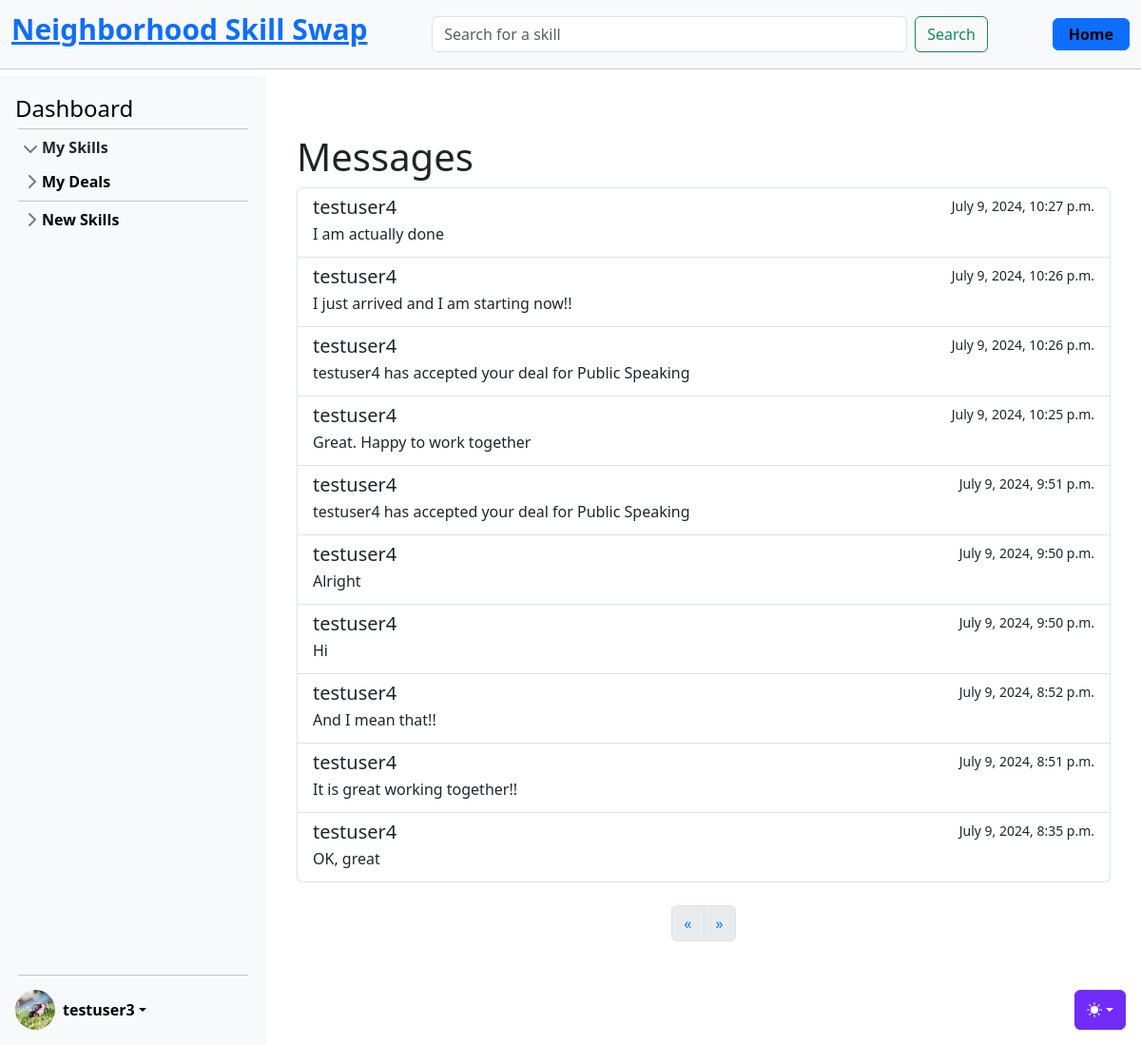
/skills/messages/ (signed in), run on the app's committed database.
### accounts/models.py (models this page shows, shortened)
class CustomUser(AbstractUser):
    age = models.PositiveIntegerField(null=True, blank=True)

class UserProfile(models.Model):
    user = models.OneToOneField(
        CustomUser, on_delete=models.CASCADE, related_name="profile"
    )  # A one-to-one link to the user model
    profile_image = models.ImageField(
        upload_to="profile_images/", null=True, blank=True
    )  # A field to upload a profile image
    location = models.CharField(
        max_length=255, blank=True
    )  # Information about where the user is located (could be a city, region, or specific address)
    bio = models.TextField(
        max_length=500, blank=True
    )  # A short biography or description about the user.
    phone_number = models.CharField(
        max_length=20, blank=True
    )  # A phone number for contact purposes
    skills_offered = models.TextField(
        max_length=500, blank=True
    )  # A field to summarize the skills the user offers
    availability = models.CharField(
        max_length=255, blank=True
    )  # Information about the user's general availability (e.g., evenings, weekends)
    credits = models.IntegerField(
        default=0
    )  # Field to store the number of credits a user has

### skills/models.py (models this page shows, shortened)
class Message(models.Model):
    sender = models.ForeignKey(
        settings.AUTH_USER_MODEL, on_delete=models.CASCADE, related_name="sent_messages"
    )
    receiver = models.ForeignKey(
        settings.AUTH_USER_MODEL,
        on_delete=models.CASCADE,
        related_name="received_messages",
    )
    skill_deal = models.ForeignKey(
        SkillDeal, on_delete=models.CASCADE, related_name="messages_for_deal"
    )
    content = models.TextField()
    is_read = models.BooleanField(default=False)
    timestamp = models.DateTimeField(auto_now_add=True)
    reply_to = models.ForeignKey(
        "self", null=True, blank=True, on_delete=models.CASCADE
    )

### skills/views_messages.py (the view)
# urls.py: path("messages/", MessageListView.as_view(), name="message_list"),
class MessageListView(LoginRequiredMixin, ListView):
    model = Message
    template_name = "skills/messages_list.html"
    context_object_name = "messages"
    paginate_by = 10
    def get_queryset(self):
        return Message.objects.filter(receiver=self.request.user).order_by("-timestamp")

### templates/skills/messages_list.html (shortened to what this page needs)
{% extends 'base.html' %}
{% block content %}
<div class="container mt-5">
    <h1>Messages</h1>
    <div class="list-group">
        {% for message in messages %}
        <a href="{% url 'message_read' message.pk %}" class="list-group-item list-group-item-action {% if not message.is_read %}list-group-item-info unread-message{% endif %}">
            <div class="d-flex w-100 justify-content-between">
                <h5 class="mb-1">{{ message.sender.username }}</h5>
                <small>{{ message.timestamp }}</small>
            </div>
            <p class="mb-1">{{ message.content }}</p>
        </a>
        {% empty %}
        <p class="text-center">No messages found.</p>
        {% endfor %}
    </div>
    {% if is_paginated %}
    <nav aria-label="Page navigation">
        <ul class="pagination justify-content-center mt-4">
            {% if messages.has_previous %}
            <li class="page-item">
                <a class="page-link" href="?page={{ messages.previous_page_number }}" aria-label="Previous">
                    <span aria-hidden="true">&laquo;</span>
                </a>
            </li>
            {% else %}
            <li class="page-item disabled">
                <a class="page-link" href="#" aria-label="Previous">
                    <span aria-hidden="true">&laquo;</span>
                </a>
            </li>
            {% endif %}
            {% if messages.has_next %}
            <li class="page-item">
                <a class="page-link" href="?page={{ messages.next_page_number }}" aria-label="Next">
                    <span aria-hidden="true">&raquo;</span>
                </a>
            </li>
            {% else %}
            <li class="page-item disabled">
                <a class="page-link" href="#" aria-label="Next">
                    <span aria-hidden="true">&raquo;</span>
                </a>
            </li>
            {% endif %}
        </ul>
    </nav>
    {% endif %}
</div>
{% endblock %}

### templates/partials/_sidebar.html (shortened to what this page needs)
{% load static %}
<div class="sidebar d-flex flex-column flex-shrink-0 p-3 bg-body-tertiary" style="width: 280px;">
    <a href="{% url 'dashboard' user.id %}" class="d-flex align-items-center mb-3 mb-md-0 me-md-auto link-body-emphasis text-decoration-none">
        <span class="fs-4">Dashboard</span>
    </a>
    <hr>
    <ul class="list-unstyled ps-0">
        <li class="mb-1">
            <button class="btn btn-toggle d-inline-flex align-items-center rounded border-0 collapsed" data-bs-toggle="collapse" data-bs-target="#home-collapse" aria-expanded="true">
                My Skills
            </button>
        </li>
        <li class="mb-1">
            <button class="btn btn-toggle d-inline-flex align-items-center rounded border-0 collapsed" data-bs-toggle="collapse" data-bs-target="#dashboard-collapse" aria-expanded="false">
                My Deals
            </button>
        </li>
        <hr>
        <li class="mb-1">
            <button class="btn btn-toggle d-inline-flex align-items-center rounded border-0 collapsed" data-bs-toggle="collapse" data-bs-target="#orders-collapse" aria-expanded="false">
                New Skills
            </button>
        </li>
    </ul>
    <div class="dropdown mt-auto">
        <hr style="margin-bottom: 15px;">
        <a href="#" class="d-flex align-items-center link-body-emphasis text-decoration-none dropdown-toggle" data-bs-toggle="dropdown" aria-expanded="false">
            {% if user.is_authenticated %}
                {% if user.profile.profile_image %}
                    <img src="{{ user.profile.profile_image.url }}" alt="" width="42" height="42" class="rounded-circle me-2">
                {% else %}
                    <img src="{% static 'img/default_pic.jpg' %}" alt="" width="42" height="42" class="rounded-circle me-2">
                {% endif %}
                <strong>{{ user.username }}</strong>
            {% else %}
                <strong>User</strong>
            {% endif %}
        </a>
    </div>
</div>

### static/css/sidebars.css (style rules this page uses)
body { min-height: 100vh; min-height: -webkit-fill-available; }
html { height: -webkit-fill-available; }
.dropdown-toggle { outline: 0; }
.btn-toggle { padding: .25rem .5rem; font-weight: 600; color: var(--bs-emphasis-color); background-color: transparent; }
.btn-toggle::before { width: 1.25em; line-height: 0; transition: transform .35s ease; transform-origin: .5em 50%; }
.btn-toggle[aria-expanded="true"] { color: rgba(var(--bs-emphasis-color-rgb), .85); }
.btn-toggle[aria-expanded="true"]::before { transform: rotate(90deg); }

### static/css/main.css (style rules this page uses)
hr { margin: 3px; }
.sidebar { position: fixed; top: 80px; left: 0; bottom: 0; width: 280px; padding: 20px; background-color: #f8f9fa; overflow-y: auto; z-index: 1000; }

### static/css/dashboard.css (style rules this page uses)
.pagination .page-item .page-link { color: #007bff; }

### data on the page
CustomUser: profile.profile_image (picture), username "testuser3"
Message: sender.username "testuser4", timestamp "July 9, 2024, 10:27 p.m.", content "I am actually done"
Message: sender.username "testuser4", timestamp "July 9, 2024, 10:26 p.m.", content "I just arrived and I am starting now!!"
Message: sender.username "testuser4", timestamp "July 9, 2024, 10:26 p.m.", content "testuser4 has accepted your deal for Public Speaking"
Message: sender.username "testuser4", timestamp "July 9, 2024, 10:25 p.m.", content "Great. Happy to work together"
Message: sender.username "testuser4", timestamp "July 9, 2024, 9:51 p.m.", content "testuser4 has accepted your deal for Public Speaking"
Message: sender.username "testuser4", timestamp "July 9, 2024, 9:50 p.m.", content "Alright"
Message: sender.username "testuser4", timestamp "July 9, 2024, 9:50 p.m.", content "Hi"
Message: sender.username "testuser4", timestamp "July 9, 2024, 8:52 p.m.", content "And I mean that!!"
Message: sender.username "testuser4", timestamp "July 9, 2024, 8:51 p.m.", content "It is great working together!!"
Message: sender.username "testuser4", timestamp "July 9, 2024, 8:35 p.m.", content "OK, great"
